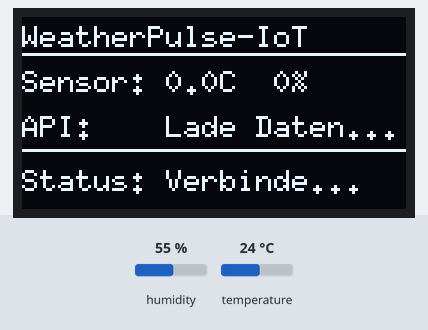
Simulated run of this program. Board: ESP8266 (NodeMCU). On the bench: 128×64 one-colour display. The test bench sets the inputs (shaded band); at power-on: humidity 55 %, temperature 24 °C. WiFi joins after 1.5 s; servers stay silent unless stated; uploads are accepted with an empty reply; what the program prints to the serial monitor is not drawn.

Above: at 0.1 s.
At 1.9 s:
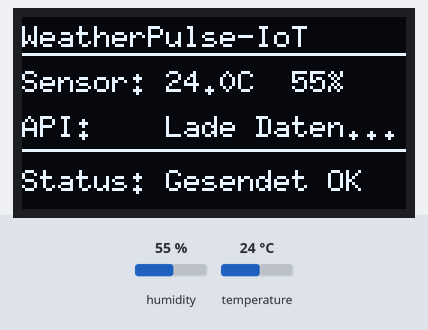

The program:

main.cpp
```cpp
#include <Arduino.h>
#include <Wire.h>
#include <DHT20.h>
#include <ESP8266WiFi.h>
#include <ESP8266HTTPClient.h>
#include <WiFiClient.h>
#include <U8g2lib.h>
#include <ArduinoJson.h>

// --- WLAN & API KONFIGURATION ---
const char* ssid = "Prince Box 2";               // WiFi SSID
const char* password = "22478026228893134190";   // WiFi Passwort

// Server-URL
const char* serverUrl = "http://192.168.178.21:8000/telemetry";
// AWS-Server
//const char* serverUrl = "http://63.187.26.225:8000/telemetry";

// --- SENSOR & DISPLAY INSTANZEN ---
DHT20 dht;
WiFiClient wifiClient;

// 1.3" I2C OLED (SH1106 Chip)
U8G2_SH1106_128X64_NONAME_F_HW_I2C u8g2(U8G2_R0, /* reset=*/ U8X8_PIN_NONE);
// Falls ein SSD1306 Display genutzt wird, stattdessen folgende Zeile einkommentieren:
// U8G2_SSD1306_128X64_NONAME_F_HW_I2C u8g2(U8G2_R0, /* reset=*/ U8X8_PIN_NONE);

// Globale Variablen für Display-Anzeige
float localTemp = 0.0;
float localHum = 0.0;
float apiTemp = 0.0;
float apiHum = 0.0;
bool isPlausible = true;
bool hasApiData = false;
String statusText = "Verbinde...";

// --- DISPLAY REFRESH FUNKTION ---
void updateDisplay() {
  u8g2.clearBuffer();

  // Header / Titel
  u8g2.setFont(u8g2_font_6x10_tf);
  u8g2.drawStr(0, 10, "WeatherPulse-IoT");
  u8g2.drawLine(0, 12, 128, 12);

  // Sensor Messwerte (DHT20)
  u8g2.setCursor(0, 25);
  u8g2.print("Sensor: ");
  u8g2.print(localTemp, 1);
  u8g2.print("C  ");
  u8g2.print((int)localHum);
  u8g2.print("%");

  // Open-Meteo API Referenzwerte
  u8g2.setCursor(0, 40);
  u8g2.print("API:    ");
  if (hasApiData) {
    u8g2.print(apiTemp, 1);
    u8g2.print("C  ");
    u8g2.print((int)apiHum);
    u8g2.print("%");
  } else {
    u8g2.print("Lade Daten...");
  }

  u8g2.drawLine(0, 44, 128, 44);

  // Plausibilitäts-Status Zeile
  u8g2.setCursor(0, 58);
  u8g2.print("Status: ");
  u8g2.print(statusText);

  u8g2.sendBuffer();
}

void setup() {
  Serial.begin(115200);
  while (!Serial) delay(10);

  Serial.println("\nWeatherPulse-IoT: Starting...");

  // I2C Pins für NodeMCU: SDA = D2 (GPIO4), SCL = D1 (GPIO5)
  Wire.begin(D2, D1);
  dht.begin();

  // OLED Display initialisieren
  u8g2.begin();
  updateDisplay();

  // WLAN Verbindung aufbauen
  WiFi.begin(ssid, password);
  Serial.print("Connecting to WiFi");
  while (WiFi.status() != WL_CONNECTED) {
    delay(500);
    Serial.print(".");
  }

  Serial.println("\nWiFi connected!");
  Serial.print("IP address: ");
  Serial.println(WiFi.localIP());

  statusText = "WLAN OK";
  updateDisplay();
}

void loop() {
  int status = dht.read();

  if (status == DHT20_OK) {
    localTemp = dht.getTemperature();
    localHum = dht.getHumidity();

    Serial.print("Readings -> Temp: ");
    Serial.print(localTemp);
    Serial.print(" *C | Humidity: ");
    Serial.print(localHum);
    Serial.println(" %");

    // HTTP POST an das FastAPI-Backend senden
    if (WiFi.status() == WL_CONNECTED) {
      HTTPClient http;
      http.begin(wifiClient, serverUrl);
      http.addHeader("Content-Type", "application/json");

      // JSON Payload aufbauen
      String jsonPayload = "{\"temperature\":" + String(localTemp, 2) +
                           ",\"humidity\":" + String(localHum, 2) + "}";

      int httpResponseCode = http.POST(jsonPayload);

      if (httpResponseCode > 0) {
        String response = http.getString();
        Serial.print("HTTP Response code: ");
        Serial.println(httpResponseCode);
        Serial.println("Response: " + response);

        // Server-Antwort parsen (falls das Backend Referenzwerte & Status zurückgibt)
        DynamicJsonDocument doc(1024);
        DeserializationError error = deserializeJson(doc, response);

if (!error) {
          // 1. API-Referenzwetter auslesen (direkte Prüfung auf Temperatur-Feld)
          if (doc["reference_weather"].containsKey("temperature")) {
            apiTemp = doc["reference_weather"]["temperature"];
            apiHum  = doc["reference_weather"]["humidity"];
            hasApiData = true;
          }
          // Falls die Werte flach im JSON liegen
          else if (doc.containsKey("api_temperature")) {
            apiTemp = doc["api_temperature"];
            apiHum  = doc["api_humidity"];
            hasApiData = true;
          }

          // 2. Plausibilität auslesen (unter 'received' oder auf Hauptebene)
          if (doc["received"].containsKey("is_plausible")) {
            isPlausible = doc["received"]["is_plausible"];
          } else if (doc.containsKey("is_plausible")) {
            isPlausible = doc["is_plausible"];
          }

          // 3. Status-Text festlegen
          if (isPlausible) {
            statusText = "OK (Normal)";
          } else {
            statusText = "AUFFAELLIG!";
          }
        } else {
          statusText = "Gesendet OK";
        }
      } else {
        Serial.print("Error code: ");
        Serial.println(httpResponseCode);
        statusText = "HTTP Fehler!";
      }
      http.end();
    } else {
      Serial.println("WiFi Disconnected! Cannot send data.");
      statusText = "Kein WLAN";
    }
  } else {
    Serial.print("ERROR reading DHT20 sensor, status code: ");
    Serial.println(status);
    statusText = "Sensor Fehler";
  }

  // OLED Display aktualisieren
  updateDisplay();

  // Intervall: Alle 60 Sekunden
  delay(60000);
}
```
